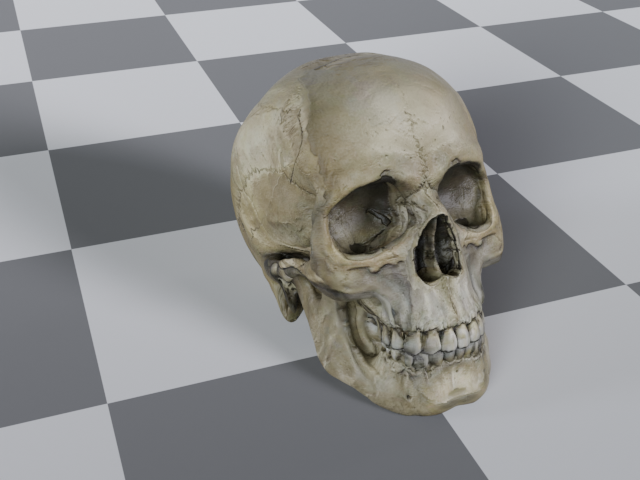
#> input picture scripts/checkerboard/reference.png, 640 x 480 px
$ python grid.py ../checkerboard 3 5 out.png
#> lines starting #> are read from the running program, lines starting #| are printed output that depends on the picture
#!/usr/bin/env python3
import argparse
import os
from PIL import Image

def make_grid(input_dir: str, rows: int, cols: int, out_file: str) -> None:
    # Gather PNG files
#> called with input_dir = '../checkerboard', rows = 3, cols = 5, out_file = 'out.png'
    files = sorted(
        f for f in os.listdir(input_dir)
        if f.lower().endswith(('.png', '.jpg', '.jpeg', '.tiff', '.bmp', '.gif'))
    )

    # Load first image to get size
    if files:
        first = Image.open(os.path.join(input_dir, files[0]))
#> first is the input picture: PIL image 640x480 RGBA; mean R, G, B, A 141.4, 141.7, 141.2, 255
        w, h = first.size
#> w = 640; h = 480
    else:
        raise RuntimeError("No images found")

    # Create blank canvas
    grid = Image.new('RGBA', (cols * w, rows * h), (255, 255, 255, 0))

    # Paste images (or blanks) into grid
    for idx in range(rows * cols):
        row, col = divmod(idx, cols)
        x, y = col * w, row * h
#> x = 0; y = 0

        if idx < len(files):
            img = Image.open(os.path.join(input_dir, files[idx]))
            if img.mode == 'I;16':
                img = img.point(lambda i: i * (1 / 255)).convert("RGB")
            img = img.convert('RGBA')
        else:
            img = Image.new('RGBA', (w, h), (255, 255, 255, 0))

        # If image sizes vary, you could resize here:
        # img = img.resize((w, h))
        grid.paste(img, (x, y), img)
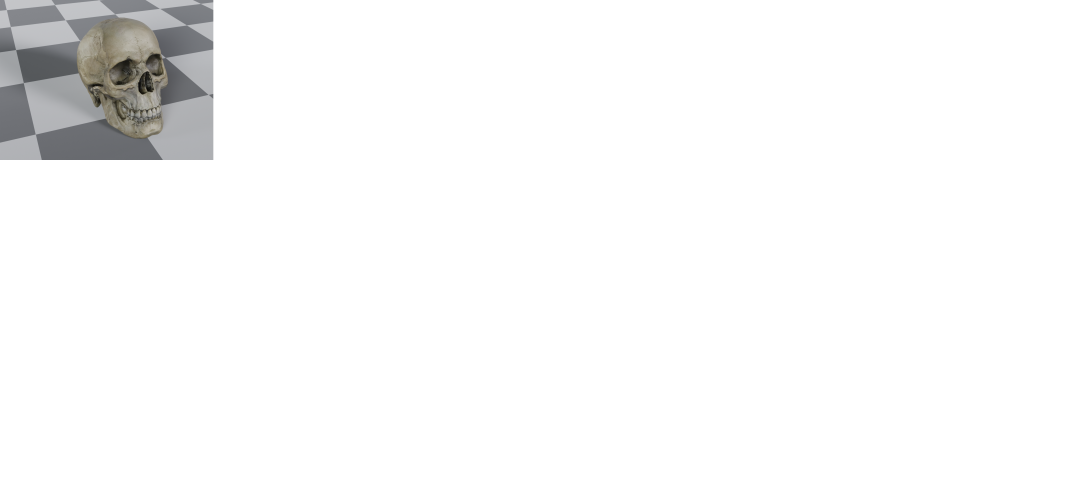
#> grid: PIL image 3200x1440 RGBA (shown at 1/3 size); mean R, G, B, A 247.4, 247.4, 247.4, 17; transparent parts drawn white

    # Save result
    grid.save(out_file)

def main():
    p = argparse.ArgumentParser(description="Tile PNGs into an N×M grid.")
    p.add_argument('input_dir', help="Directory containing .png files")
    p.add_argument('N', type=int, help="Number of rows")
    p.add_argument('M', type=int, help="Number of columns")
    p.add_argument('output', help="Output filename (e.g., grid.png)")
    args = p.parse_args()

    make_grid(args.input_dir, args.N, args.M, args.output)

if __name__ == '__main__':
    main()
